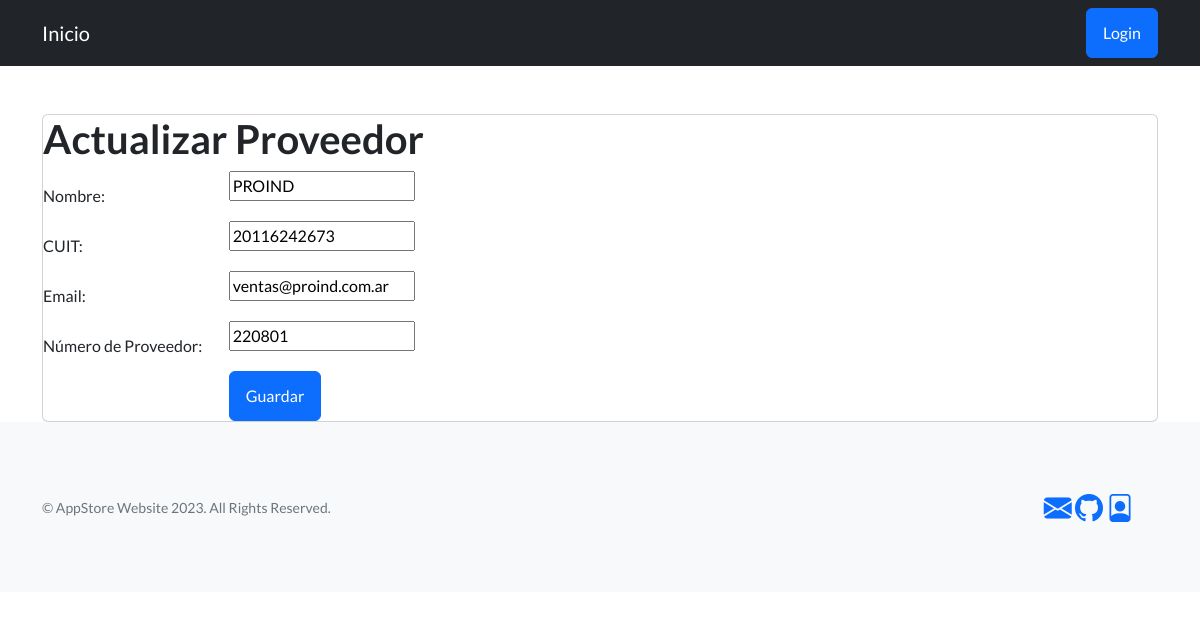
/app-store/actualiza-proveedor/3, run on the app's committed database.
### AppStore/models.py (models this page shows, shortened)
class Proveedor(models.Model):
    nombre = models.CharField(max_length=30)
    cuit =models.IntegerField()
    email = models.EmailField(null=True)
    numero = models.IntegerField()

### AppStore/views.py (the view)
# urls.py: path('actualiza-proveedor/<pk>', ProveedorUpdate.as_view(), name='ActualizarProveedor'),
class ProveedorUpdate(UpdateView):
    model = Proveedor
    template_name = "proveedor_update.html"
    fields = ("__all__")
    success_url = "/app-store/proveedores"

### AppStore/templates/proveedor_update.html (shortened to what this page needs)
{% extends 'main.html' %}
{% block bloqueMutable %}
    <div class="container mt-5">
        <div class="card">
            <h1> Actualizar Proveedor</h1>
        <form action="{% url 'ActualizarProveedor' proveedor.id %}" method="post" class="row">
            <div class="form-group row">
                <label for="{{ form.nombre.id_for_label }}" class="col-sm-2 col-form-label">Nombre:</label>
                <div class="col-sm-10">
                    {{ form.nombre }}
                </div>
            </div>
            <div class="form-group row">
                <label for="{{ form.cuit.id_for_label }}" class="col-sm-2 col-form-label">CUIT:</label>
                <div class="col-sm-10">
                    {{ form.cuit }}
                </div>
            </div>
            <div class="form-group row">
                <label for="{{ form.email.id_for_label }}" class="col-sm-2 col-form-label">Email:</label>
                <div class="col-sm-10">
                    {{ form.email }}
                </div>
            </div>
            <div class="form-group row">
                <label for="{{ form.numero.id_for_label }}" class="col-sm-2 col-form-label">Número de Proveedor:</label>
                <div class="col-sm-10">
                    {{ form.numero }}
                </div>
            </div>
            <div class="form-group row">
                <div class="col-sm-10 offset-sm-2">
                    <button class="btn btn-primary" type="submit">Guardar</button>
                </div>
            </div>
        </form>
    </div>
    </div>
{% endblock bloqueMutable %}

### data on the page
Proveedor: nombre "PROIND", cuit "20116242673", email "ventas@proind.com.ar", numero "220801"
